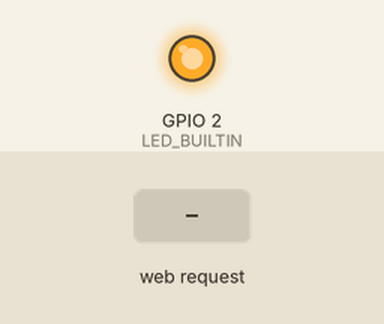
The sketch below on a simulated ESP8266 (NodeMCU). On the bench: output pins drawn as LEDs (lit = HIGH, except the on-board LED, lit = LOW). The test bench sets the inputs (shaded band). WiFi joins after 1.5 s; servers stay silent unless stated; what the sketch prints to the serial monitor is not drawn.

Above: at 2.7 s.
2.8 s: HTTP request GET /ledoff received
At 3.9 s:
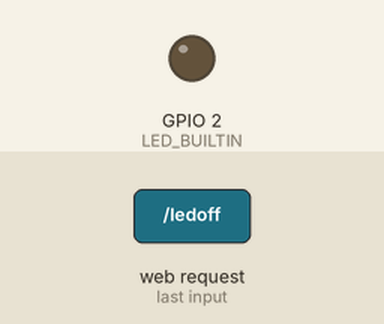
4.3 s: HTTP request GET /ledon received
At 5.1 s:
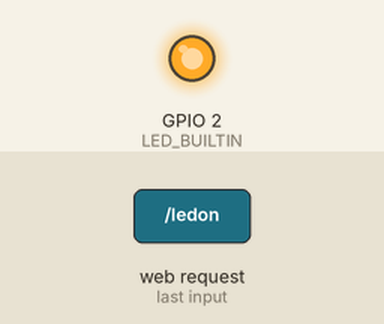
Timing chart, 0 to 7.3 s (numbered marks = the images above; inputs shaded):
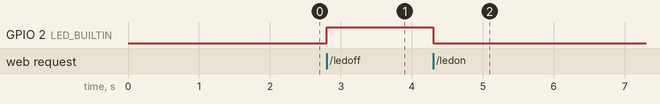

The sketch:

webpage.ino
```cpp
#include <ESP8266WiFi.h>

WiFiClient client;
WiFiServer server(80);
void setup() {
Serial.begin(9600);
WiFi.begin("WIFI","akash1896");
while(WiFi.status() != WL_CONNECTED)
{
  delay(300);
  Serial.print(".");
}
Serial.println();
Serial.print(WiFi.localIP());
server.begin();
pinMode(LED_BUILTIN,OUTPUT);
}
void loop() {
client = server.available();
  if(client == 1)
  {
    String request = client.readStringUntil('\n');
    Serial.println(request);
    request.trim();
    if(request == "GET /ledon HTTP/1.1")
    {
      digitalWrite(LED_BUILTIN, LOW);
    }
    if(request == "GET /ledoff HTTP/1.1")
    {
      digitalWrite(LED_BUILTIN,HIGH);
    }
  }
  client.println("HTTP/1.1 200 OK");
  client.println("Content-Type: text/html");
  client.println("");
  client.println("<!Doctype html>");
  client.println("<html>");
  client.println("<head>");
  client.println("<title>NodeMCU Controll page</title>");
  client.println("</head>");
  client.println("<a href=\"/ledon\"\"><button>ON</button></a>");
  client.println("<a href=\"/ledoff\"\"><button>OFF</button></a>");
  client.println("</body>");
  client.println("</html>");

}
```

Measured:
- after the input at 2.8 s, GPIO 2 (LED_BUILTIN): LOW → HIGH at once
- after the input at 4.3 s, GPIO 2 (LED_BUILTIN): HIGH → LOW at once
